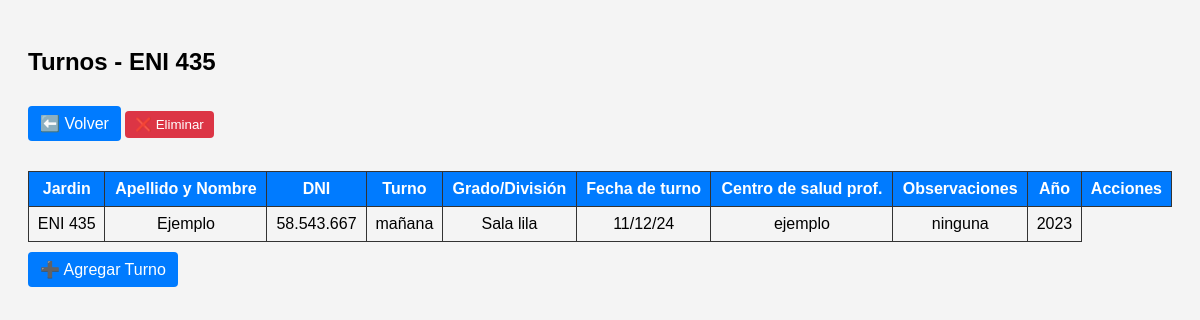
The page /turnos/3/ on the database its author committed.
### usuarios/models.py (models this page shows, shortened)
class Jardin(models.Model):
    nombre = models.CharField(max_length=20)  # ENI 447, ENI 483, etc.
    def __str__(self):
        return self.nombre

class Turno(models.Model):
    jardin = models.ForeignKey("Jardin", on_delete=models.CASCADE, related_name="turnos")
    apellido_nombre = models.CharField("Apellido y Nombre", max_length=100)
    dni = models.CharField("DNI", max_length=20)
    turno = models.CharField("Turno", max_length=50)
    grado_division = models.CharField("Grado/División", max_length=50)
    fecha_turno = models.CharField("Fecha de turno", max_length=50)
    centro_salud_prof = models.CharField("Centro de salud Prof.", max_length=100)
    observaciones = models.TextField("Observaciones", blank=True, null=True)
    anio = models.IntegerField(default=2025)

### usuarios/views.py (the view)
# urls.py: path("turnos/<int:jardin_id>/", views.turnos_lista, name="turnos_lista"),
def turnos_lista(request, jardin_id):
    jardin = get_object_or_404(Jardin, pk=jardin_id)
    turnos = Turno.objects.filter(jardin=jardin)
    return render(request, "usuarios/turnos_lista.html", {"turnos": turnos, "jardin": jardin})

### usuarios/templates/usuarios/turnos_lista.html (shortened to what this page needs)
<!DOCTYPE html>
<html>
<head>
</head>
<body>
    <h2>Turnos - {{ jardin.nombre }}</h2>
    <a href="{% url 'inicio' %}" class="btn">⬅️ Volver</a>
    <table>
        <thead>
            <tr>
                <th>Jardin</th>
                <th>Apellido y Nombre</th>
                <th>DNI</th>
                <th>Turno</th>
                <th>Grado/División</th>
                <th>Fecha de turno</th>
                <th>Centro de salud prof.</th>
                <th>Observaciones</th>
                <th>Año</th>
                <th>Acciones</th>
            </tr>
        </thead>
        <tbody>
            {% for t in turnos %}
            <tr>
                <td>{{ t.jardin }}</td>
                <td>{{ t.apellido_nombre }}</td>
                <td>{{ t.dni }}</td>
                <td>{{ t.turno }}</td>
                <td>{{ t.grado_division }}</td>
                <td>{{ t.fecha_turno }}</td>
                <td>{{ t.centro_salud_prof }}</td>
                <td>{{ t.observaciones }}</td>
                <td>{{ t.anio }}</td>
                    <form action="{% url 'eliminar_turno' t.id %}" method="post" style="display:inline;">
                        <button type="submit" onclick="return confirm('¿Seguro que deseas eliminar este turno?')">❌ Eliminar</button>
                    </form>
            </tr>
            {% empty %}
            <tr><td colspan="9">No hay turnos cargados.</td></tr>
            {% endfor %}
        </tbody>
    </table>
    <a href="{% url 'turno_nuevo' jardin.id %}" class="btn">➕ Agregar Turno</a>
</body>
</html>

### usuarios/templates/usuarios/turnos_lista.html (style rules this page uses)
body { font-family: Arial; padding: 20px; background-color: #f4f4f4; }
table { border-collapse: collapse; width: 100%; margin-top: 20px; }
th, td { border: 1px solid #333; padding: 8px; text-align: center; }
th { background-color: #007BFF; color: white; }
.btn { display: inline-block; margin: 10px 0; padding: 8px 12px; background: #007BFF; color: white; text-decoration: none; border-radius: 4px; }
button { background: #dc3545; color: white; border: none; padding: 6px 10px; border-radius: 4px; cursor: pointer; }

### rows shown on the page
Jardin: nombre "ENI 435"
Turno: jardin "ENI 435", apellido_nombre "Ejemplo", dni "58.543.667", turno "mañana", grado_division "Sala lila", fecha_turno "11/12/24", centro_salud_prof "ejemplo", observaciones "ninguna", anio "2023"
